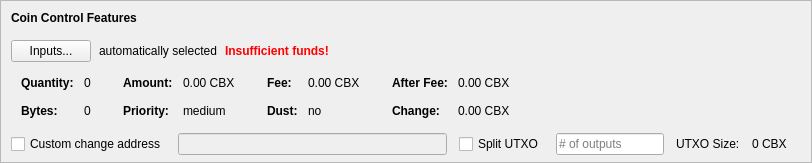
    <widget class="QFrame" name="frameCoinControl">
     <property name="sizePolicy">
      <sizepolicy hsizetype="Expanding" vsizetype="Expanding">
       <horstretch>0</horstretch>
       <verstretch>0</verstretch>
      </sizepolicy>
     </property>
     <property name="maximumSize">
      <size>
       <width>16777215</width>
       <height>16777215</height>
      </size>
     </property>
     <property name="frameShape">
      <enum>QFrame::StyledPanel</enum>
     </property>
     <property name="frameShadow">
      <enum>QFrame::Sunken</enum>
     </property>
     <layout class="QVBoxLayout" name="verticalLayoutCoinControl2">
      <property name="spacing">
       <number>0</number>
      </property>
      <property name="leftMargin">
       <number>0</number>
      </property>
      <property name="topMargin">
       <number>0</number>
      </property>
      <property name="rightMargin">
       <number>0</number>
      </property>
      <property name="bottomMargin">
       <number>6</number>
      </property>
      <item>
       <layout class="QVBoxLayout" name="verticalLayoutCoinControl" stretch="0,0,0,0,1">
        <property name="spacing">
         <number>0</number>
        </property>
        <property name="leftMargin">
         <number>10</number>
        </property>
        <property name="topMargin">
         <number>10</number>
        </property>
        <item>
         <layout class="QHBoxLayout" name="horizontalLayoutCoinControl1">
          <property name="bottomMargin">
           <number>15</number>
          </property>
          <item>
           <widget class="QLabel" name="labelCoinControlFeatures">
            <property name="sizePolicy">
             <sizepolicy hsizetype="Preferred" vsizetype="Maximum">
              <horstretch>0</horstretch>
              <verstretch>0</verstretch>
             </sizepolicy>
            </property>
            <property name="font">
             <font>
              <weight>75</weight>
              <bold>true</bold>
             </font>
            </property>
            <property name="styleSheet">
             <string notr="true">font-weight:bold;</string>
            </property>
            <property name="text">
             <string>Coin Control Features</string>
            </property>
           </widget>
          </item>
         </layout>
        </item>
        <item>
         <layout class="QHBoxLayout" name="horizontalLayoutCoinControl2" stretch="0,0,0,0">
          <property name="spacing">
           <number>8</number>
          </property>
          <property name="bottomMargin">
           <number>10</number>
          </property>
          <item>
           <widget class="QPushButton" name="pushButtonCoinControl">
            <property name="styleSheet">
             <string notr="true"/>
            </property>
            <property name="text">
             <string>Inputs...</string>
            </property>
            <property name="autoDefault">
             <bool>false</bool>
            </property>
           </widget>
          </item>
          <item>
           <widget class="QLabel" name="labelCoinControlAutomaticallySelected">
            <property name="text">
             <string>automatically selected</string>
            </property>
            <property name="margin">
             <number>5</number>
            </property>
           </widget>
          </item>
          <item>
           <widget class="QLabel" name="labelCoinControlInsuffFunds">
            <property name="font">
             <font>
              <weight>75</weight>
              <bold>true</bold>
             </font>
            </property>
            <property name="styleSheet">
             <string notr="true">color:red;font-weight:bold;</string>
            </property>
            <property name="text">
             <string>Insufficient funds!</string>
            </property>
            <property name="margin">
             <number>5</number>
            </property>
           </widget>
          </item>
          <item>
           <spacer name="horizontalSpacerCoinControl">
            <property name="orientation">
             <enum>Qt::Horizontal</enum>
            </property>
            <property name="sizeHint" stdset="0">
             <size>
              <width>40</width>
              <height>1</height>
             </size>
            </property>
           </spacer>
          </item>
         </layout>
        </item>
        <item>
         <widget class="QWidget" name="widgetCoinControl" native="true">
          <property name="sizePolicy">
           <sizepolicy hsizetype="Preferred" vsizetype="Preferred">
            <horstretch>0</horstretch>
            <verstretch>0</verstretch>
           </sizepolicy>
          </property>
          <property name="minimumSize">
           <size>
            <width>0</width>
            <height>0</height>
           </size>
          </property>
          <property name="styleSheet">
           <string notr="true"/>
          </property>
          <layout class="QHBoxLayout" name="horizontalLayoutCoinControl5">
           <property name="leftMargin">
            <number>0</number>
           </property>
           <property name="topMargin">
            <number>0</number>
           </property>
           <property name="rightMargin">
            <number>0</number>
           </property>
           <property name="bottomMargin">
            <number>0</number>
           </property>
           <item>
            <layout class="QHBoxLayout" name="horizontalLayoutCoinControl3" stretch="0,0,0,1">
             <property name="spacing">
              <number>20</number>
             </property>
             <property name="topMargin">
              <number>0</number>
             </property>
             <property name="bottomMargin">
              <number>10</number>
             </property>
             <item>
              <layout class="QFormLayout" name="formLayoutCoinControl1">
               <property name="horizontalSpacing">
                <number>10</number>
               </property>
               <property name="verticalSpacing">
                <number>14</number>
               </property>
               <property name="leftMargin">
                <number>10</number>
               </property>
               <property name="topMargin">
                <number>4</number>
               </property>
               <property name="rightMargin">
                <number>6</number>
               </property>
               <item row="0" column="0">
                <widget class="QLabel" name="labelCoinControlQuantityText">
                 <property name="font">
                  <font>
                   <weight>75</weight>
                   <bold>true</bold>
                  </font>
                 </property>
                 <property name="text">
                  <string>Quantity:</string>
                 </property>
                 <property name="margin">
                  <number>0</number>
                 </property>
                </widget>
               </item>
               <item row="0" column="1">
                <widget class="QLabel" name="labelCoinControlQuantity">
                 <property name="cursor">
                  <cursorShape>IBeamCursor</cursorShape>
                 </property>
                 <property name="contextMenuPolicy">
                  <enum>Qt::ActionsContextMenu</enum>
                 </property>
                 <property name="text">
                  <string notr="true">0</string>
                 </property>
                 <property name="margin">
                  <number>0</number>
                 </property>
                 <property name="textInteractionFlags">
                  <set>Qt::LinksAccessibleByMouse|Qt::TextSelectableByKeyboard|Qt::TextSelectableByMouse</set>
                 </property>
                </widget>
               </item>
               <item row="1" column="0">
                <widget class="QLabel" name="labelCoinControlBytesText">
                 <property name="font">
                  <font>
                   <weight>75</weight>
                   <bold>true</bold>
                  </font>
                 </property>
                 <property name="text">
                  <string>Bytes:</string>
                 </property>
                </widget>
               </item>
               <item row="1" column="1">
                <widget class="QLabel" name="labelCoinControlBytes">
                 <property name="cursor">
                  <cursorShape>IBeamCursor</cursorShape>
                 </property>
                 <property name="contextMenuPolicy">
                  <enum>Qt::ActionsContextMenu</enum>
                 </property>
                 <property name="text">
                  <string notr="true">0</string>
                 </property>
                 <property name="textInteractionFlags">
                  <set>Qt::LinksAccessibleByMouse|Qt::TextSelectableByKeyboard|Qt::TextSelectableByMouse</set>
                 </property>
                </widget>
               </item>
              </layout>
             </item>
             <item>
              <layout class="QFormLayout" name="formLayoutCoinControl2">
               <property name="horizontalSpacing">
                <number>10</number>
               </property>
               <property name="verticalSpacing">
                <number>14</number>
               </property>
               <property name="leftMargin">
                <number>6</number>
               </property>
               <property name="topMargin">
                <number>4</number>
               </property>
               <property name="rightMargin">
                <number>6</number>
               </property>
               <item row="0" column="0">
                <widget class="QLabel" name="labelCoinControlAmountText">
                 <property name="font">
                  <font>
                   <weight>75</weight>
                   <bold>true</bold>
                  </font>
                 </property>
                 <property name="text">
                  <string>Amount:</string>
                 </property>
                 <property name="margin">
                  <number>0</number>
                 </property>
                </widget>
               </item>
               <item row="0" column="1">
                <widget class="QLabel" name="labelCoinControlAmount">
                 <property name="cursor">
                  <cursorShape>IBeamCursor</cursorShape>
                 </property>
                 <property name="contextMenuPolicy">
                  <enum>Qt::ActionsContextMenu</enum>
                 </property>
                 <property name="text">
                  <string notr="true">0.00 CBX</string>
                 </property>
                 <property name="textInteractionFlags">
                  <set>Qt::LinksAccessibleByMouse|Qt::TextSelectableByKeyboard|Qt::TextSelectableByMouse</set>
                 </property>
                </widget>
               </item>
               <item row="1" column="0">
                <widget class="QLabel" name="labelCoinControlPriorityText">
                 <property name="font">
                  <font>
                   <weight>75</weight>
                   <bold>true</bold>
                  </font>
                 </property>
                 <property name="text">
                  <string>Priority:</string>
                 </property>
                </widget>
               </item>
               <item row="1" column="1">
                <widget class="QLabel" name="labelCoinControlPriority">
                 <property name="cursor">
                  <cursorShape>IBeamCursor</cursorShape>
                 </property>
                 <property name="contextMenuPolicy">
                  <enum>Qt::ActionsContextMenu</enum>
                 </property>
                 <property name="text">
                  <string>medium</string>
                 </property>
                 <property name="textInteractionFlags">
                  <set>Qt::LinksAccessibleByMouse|Qt::TextSelectableByKeyboard|Qt::TextSelectableByMouse</set>
                 </property>
                </widget>
               </item>
              </layout>
             </item>
             <item>
              <layout class="QFormLayout" name="formLayoutCoinControl3">
               <property name="horizontalSpacing">
                <number>10</number>
               </property>
               <property name="verticalSpacing">
                <number>14</number>
               </property>
               <property name="leftMargin">
                <number>6</number>
               </property>
               <property name="topMargin">
                <number>4</number>
               </property>
               <property name="rightMargin">
                <number>6</number>
               </property>
               <item row="0" column="0">
                <widget class="QLabel" name="labelCoinControlFeeText">
                 <property name="font">
                  <font>
                   <weight>75</weight>
                   <bold>true</bold>
                  </font>
                 </property>
                 <property name="text">
                  <string>Fee:</string>
                 </property>
                 <property name="margin">
                  <number>0</number>
                 </property>
                </widget>
               </item>
               <item row="0" column="1">
                <widget class="QLabel" name="labelCoinControlFee">
                 <property name="cursor">
                  <cursorShape>IBeamCursor</cursorShape>
                 </property>
                 <property name="contextMenuPolicy">
                  <enum>Qt::ActionsContextMenu</enum>
                 </property>
                 <property name="text">
                  <string notr="true">0.00 CBX</string>
                 </property>
                 <property name="textInteractionFlags">
                  <set>Qt::LinksAccessibleByMouse|Qt::TextSelectableByKeyboard|Qt::TextSelectableByMouse</set>
                 </property>
                </widget>
               </item>
               <item row="1" column="0">
                <widget class="QLabel" name="labelCoinControlLowOutputText">
                 <property name="font">
                  <font>
                   <weight>75</weight>
                   <bold>true</bold>
                  </font>
                 </property>
                 <property name="text">
                  <string>Dust:</string>
                 </property>
                </widget>
               </item>
               <item row="1" column="1">
                <widget class="QLabel" name="labelCoinControlLowOutput">
                 <property name="cursor">
                  <cursorShape>IBeamCursor</cursorShape>
                 </property>
                 <property name="contextMenuPolicy">
                  <enum>Qt::ActionsContextMenu</enum>
                 </property>
                 <property name="text">
                  <string>no</string>
                 </property>
                 <property name="textInteractionFlags">
                  <set>Qt::LinksAccessibleByMouse|Qt::TextSelectableByKeyboard|Qt::TextSelectableByMouse</set>
                 </property>
                </widget>
               </item>
              </layout>
             </item>
             <item>
              <layout class="QFormLayout" name="formLayoutCoinControl4">
               <property name="horizontalSpacing">
                <number>10</number>
               </property>
               <property name="verticalSpacing">
                <number>14</number>
               </property>
               <property name="leftMargin">
                <number>6</number>
               </property>
               <property name="topMargin">
                <number>4</number>
               </property>
               <property name="rightMargin">
                <number>6</number>
               </property>
               <item row="0" column="0">
                <widget class="QLabel" name="labelCoinControlAfterFeeText">
                 <property name="font">
                  <font>
                   <weight>75</weight>
                   <bold>true</bold>
                  </font>
                 </property>
                 <property name="text">
                  <string>After Fee:</string>
                 </property>
                 <property name="margin">
                  <number>0</number>
                 </property>
                </widget>
               </item>
               <item row="0" column="1">
                <widget class="QLabel" name="labelCoinControlAfterFee">
                 <property name="cursor">
                  <cursorShape>IBeamCursor</cursorShape>
                 </property>
                 <property name="contextMenuPolicy">
                  <enum>Qt::ActionsContextMenu</enum>
                 </property>
                 <property name="text">
                  <string notr="true">0.00 CBX</string>
                 </property>
                 <property name="textInteractionFlags">
                  <set>Qt::LinksAccessibleByMouse|Qt::TextSelectableByKeyboard|Qt::TextSelectableByMouse</set>
                 </property>
                </widget>
               </item>
               <item row="1" column="0">
                <widget class="QLabel" name="labelCoinControlChangeText">
                 <property name="font">
                  <font>
                   <weight>75</weight>
                   <bold>true</bold>
                  </font>
                 </property>
                 <property name="text">
                  <string>Change:</string>
                 </property>
                </widget>
               </item>
               <item row="1" column="1">
                <widget class="QLabel" name="labelCoinControlChange">
                 <property name="cursor">
                  <cursorShape>IBeamCursor</cursorShape>
                 </property>
                 <property name="contextMenuPolicy">
                  <enum>Qt::ActionsContextMenu</enum>
                 </property>
                 <property name="text">
                  <string notr="true">0.00 CBX</string>
                 </property>
                 <property name="textInteractionFlags">
                  <set>Qt::LinksAccessibleByMouse|Qt::TextSelectableByKeyboard|Qt::TextSelectableByMouse</set>
                 </property>
                </widget>
               </item>
              </layout>
             </item>
            </layout>
           </item>
          </layout>
         </widget>
        </item>
        <item>
         <layout class="QHBoxLayout" name="horizontalLayoutCoinControl4" stretch="0,0,0,0,0,0,0">
          <property name="spacing">
           <number>12</number>
          </property>
          <property name="sizeConstraint">
           <enum>QLayout::SetDefaultConstraint</enum>
          </property>
          <property name="topMargin">
           <number>5</number>
          </property>
          <property name="rightMargin">
           <number>5</number>
          </property>
          <item>
           <widget class="QCheckBox" name="checkBoxCoinControlChange">
            <property name="toolTip">
             <string>If this is activated, but the change address is empty or invalid, change will be sent to a newly generated address.</string>
            </property>
            <property name="text">
             <string>Custom change address</string>
            </property>
           </widget>
          </item>
          <item>
           <widget class="QValidatedLineEdit" name="lineEditCoinControlChange">
            <property name="enabled">
             <bool>false</bool>
            </property>
            <property name="sizePolicy">
             <sizepolicy hsizetype="Expanding" vsizetype="Fixed">
              <horstretch>0</horstretch>
              <verstretch>0</verstretch>
             </sizepolicy>
            </property>
           </widget>
          </item>
          <item>
           <widget class="QCheckBox" name="splitBlockCheckBox">
            <property name="text">
             <string>Split UTXO</string>
            </property>
           </widget>
          </item>
          <item>
           <widget class="QLineEdit" name="splitBlockLineEdit">
            <property name="sizePolicy">
             <sizepolicy hsizetype="Fixed" vsizetype="Fixed">
              <horstretch>50</horstretch>
              <verstretch>0</verstretch>
             </sizepolicy>
            </property>
            <property name="placeholderText">
             <string># of outputs</string>
            </property>
           </widget>
          </item>
          <item>
           <widget class="QLabel" name="labelBlockSizeText">
            <property name="text">
             <string>UTXO Size:</string>
            </property>
           </widget>
          </item>
          <item>
           <widget class="QLabel" name="labelBlockSize">
            <property name="text">
             <string>0 CBX</string>
            </property>
           </widget>
          </item>
          <item>
           <widget class="QLabel" name="labelCoinControlChangeLabel">
            <property name="sizePolicy">
             <sizepolicy hsizetype="Preferred" vsizetype="Expanding">
              <horstretch>0</horstretch>
              <verstretch>0</verstretch>
             </sizepolicy>
            </property>
            <property name="minimumSize">
             <size>
              <width>0</width>
              <height>0</height>
             </size>
            </property>
            <property name="text">
             <string/>
            </property>
            <property name="margin">
             <number>3</number>
            </property>
           </widget>
          </item>
         </layout>
        </item>
        <item>
         <spacer name="verticalSpacerCoinControl">
          <property name="orientation">
           <enum>Qt::Vertical</enum>
          </property>
          <property name="sizeHint" stdset="0">
           <size>
            <width>800</width>
            <height>1</height>
           </size>
          </property>
         </spacer>
        </item>
       </layout>
      </item>
     </layout>
    </widget>
